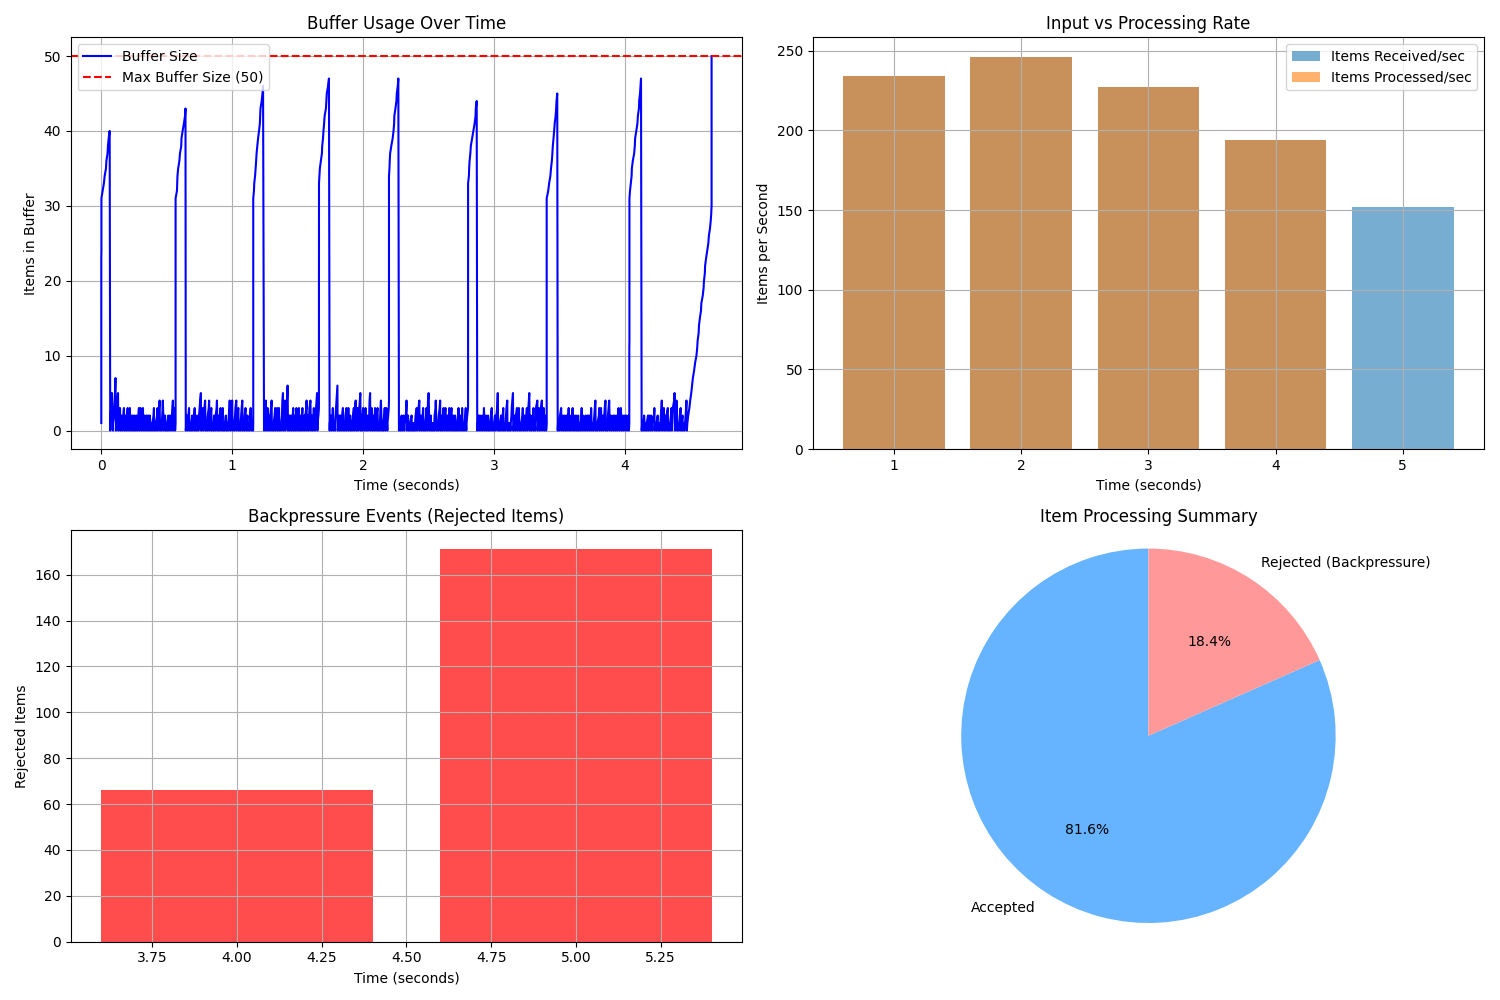

Here is the Python script that generated this plot:
"""
Variable-rate influx test for the data pipeline.

This example demonstrates how the pipeline handles variable-rate data influx,
including bursts of data and applying backpressure when needed.
"""
import time
import random
import threading
import json
import matplotlib.pyplot as plt
from queue import Queue
from src.use_cases import DataPipeline
from src.use_cases.transformers import MapTransformer
from src.external import WebhookAdapter
from src.external import DatabaseOutputSink

# Configure a smaller buffer to demonstrate backpressure
WEBHOOK_BUFFER_SIZE = 50
# Number of data items to generate
TOTAL_ITEMS = 1000

def variable_rate_test():
    """
    Tests the pipeline's ability to handle variable-rate data influx.
    """
    print("Starting variable-rate influx test...")
    print("=" * 50)

    # Create a webhook adapter with small buffer
    webhook = WebhookAdapter(buffer_size=WEBHOOK_BUFFER_SIZE)

    # Create a pipeline
    pipeline = DataPipeline(buffer_size=20)

    # Add a simple transformer
    def simple_transform(data):
        time.sleep(0.001)  # Small delay to simulate processing
        result = dict(data)
        result['processed'] = True
        return result

    pipeline.add_transformer(MapTransformer(simple_transform))

    # Add mock database output
    db_sink = DatabaseOutputSink(
        connection_params={"host": "localhost", "port": 5432},
        table_name="test_data"
    )
    pipeline.add_output(db_sink)

    # Create queues for tracking accepted and rejected items
    accepted_queue = Queue()
    rejected_queue = Queue()

    # Metrics for visualization
    metrics_lock = threading.Lock()
    inflow_metrics = []  # (timestamp, count) tuples for input rate
    buffer_metrics = []  # (timestamp, buffer_size) tuples for buffer usage
    backpressure_metrics = []  # (timestamp, rejected_count) tuples for rejections
    processed_metrics = []  # (timestamp, processed_count) tuples for processing rate

    # Variable to track buffer size
    current_buffer_size = 0

    # Producer thread - simulates variable rate data influx
    def producer():
        nonlocal current_buffer_size
        items_sent = 0
        items_in_period = 0
        period_start = time.time()

        for i in range(TOTAL_ITEMS):
            now = time.time()

            # Record inflow rate every second
            if now - period_start >= 1.0:
                with metrics_lock:
                    inflow_metrics.append((now, items_in_period))
                items_in_period = 0
                period_start = now

            data = {
                "id": i,
                "value": f"test-{i}",
                "timestamp": now
            }

            # Simulate variable rates by introducing bursts
            if i % 100 == 0:
                print(f"[Producer] Starting burst at item {i}")
                # Burst of data (many items quickly)
                burst_size = 30
                burst_start = now
                burst_accepted = 0
                burst_rejected = 0

                for j in range(burst_size):
                    if i + j < TOTAL_ITEMS:
                        burst_data = {
                            "id": i + j,
                            "value": f"burst-{i + j}",
                            "timestamp": time.time()
                        }

                        success = webhook.receive_webhook_data(json.dumps(burst_data))
                        if success:
                            accepted_queue.put(i + j)
                            burst_accepted += 1
                            items_sent += 1
                            items_in_period += 1

                            with metrics_lock:
                                current_buffer_size += 1
                                buffer_metrics.append((time.time(), current_buffer_size))
                        else:
                            rejected_queue.put(i + j)
                            burst_rejected += 1

                            with metrics_lock:
                                backpressure_metrics.append((time.time(), 1))  # 1 rejection

                        # No delay during burst to test backpressure

                print(f"[Producer] Burst completed: {burst_accepted} accepted, {burst_rejected} rejected")
                i += burst_size - 1  # Adjust counter (minus 1 since loop increments)
            else:
                # Normal rate (random delay between items)
                success = webhook.receive_webhook_data(json.dumps(data))
                if success:
                    accepted_queue.put(i)
                    items_sent += 1
                    items_in_period += 1

                    with metrics_lock:
                        current_buffer_size += 1
                        buffer_metrics.append((time.time(), current_buffer_size))
                else:
                    rejected_queue.put(i)

                    with metrics_lock:
                        backpressure_metrics.append((time.time(), 1))  # 1 rejection

                # Random delay between items
                time.sleep(random.uniform(0.001, 0.01))

        print(f"[Producer] Completed sending {items_sent} items")

    # Consumer thread - processes data through pipeline
    def consumer():
        nonlocal current_buffer_size
        processed_count = 0
        items_in_period = 0
        period_start = time.time()
        start_time = time.time()

        # Process available data in batches
        while processed_count < TOTAL_ITEMS and time.time() - start_time < 60:  # 60 sec timeout
            now = time.time()

            # Record processing rate every second
            if now - period_start >= 1.0:
                with metrics_lock:
                    processed_metrics.append((now, items_in_period))
                items_in_period = 0
                period_start = now

            # Get current data stream
            data_stream = webhook.get_data_stream()
            items_processed_batch = 0

            for _ in pipeline.process_data(data_stream):
                processed_count += 1
                items_in_period += 1
                items_processed_batch += 1

                if processed_count % 100 == 0:
                    print(f"[Consumer] Processed {processed_count} items")

            # Update buffer size based on items processed
            with metrics_lock:
                current_buffer_size -= items_processed_batch
                if current_buffer_size < 0:
                    current_buffer_size = 0
                if items_processed_batch > 0:
                    buffer_metrics.append((time.time(), current_buffer_size))

            # If no data available, small wait before trying again
            if processed_count < TOTAL_ITEMS:
                time.sleep(0.01)

        elapsed = time.time() - start_time
        print(f"[Consumer] Completed processing {processed_count} items in {elapsed:.2f} seconds")

    # Start producer and consumer threads
    producer_thread = threading.Thread(target=producer)
    consumer_thread = threading.Thread(target=consumer)

    print("Starting producer and consumer threads...")
    producer_thread.start()
    consumer_thread.start()

    # Wait for both threads to complete
    producer_thread.join()
    consumer_thread.join()

    # Analyze results
    accepted_count = accepted_queue.qsize()
    rejected_count = rejected_queue.qsize()

    print("\nRESULTS:")
    print(f"Total items sent: {TOTAL_ITEMS}")
    print(f"Accepted items: {accepted_count}")
    print(f"Rejected items (backpressure): {rejected_count}")

    # Calculate acceptance rate during bursts vs. normal
    print("\nCONCLUSION:")
    if rejected_count > 0:
        print("✅ Backpressure mechanism worked correctly!")
        print(f"   {rejected_count} items were rejected when buffer was full.")
        print("   This demonstrates the pipeline's ability to handle variable-rate data influx.")
    else:
        print("⚠️ No backpressure was observed.")
        print("   Either the buffer was large enough to handle all bursts,")
        print("   or the producer rate wasn't high enough to fill the buffer.")

    # Return metrics for plotting
    return {
        'inflow': inflow_metrics,
        'buffer': buffer_metrics,
        'backpressure': backpressure_metrics,
        'processed': processed_metrics,
        'accepted': accepted_count,
        'rejected': rejected_count
    }

def plot_metrics(metrics):
    """
    Creates visualizations of the variable-rate test results.

    Args:
        metrics: Dictionary of metrics collected during the test
    """
    try:
        plt.figure(figsize=(15, 10))

        # Normalize timestamps to start at 0
        if metrics['inflow'] and metrics['buffer'] and metrics['processed']:
            start_time = min(
                metrics['inflow'][0][0] if metrics['inflow'] else float('inf'),
                metrics['buffer'][0][0] if metrics['buffer'] else float('inf'),
                metrics['processed'][0][0] if metrics['processed'] else float('inf')
            )
        else:
            start_time = time.time()

        # Aggregate backpressure events by second
        backpressure_by_second = {}
        for timestamp, count in metrics['backpressure']:
            second = int(timestamp - start_time)
            backpressure_by_second[second] = backpressure_by_second.get(second, 0) + count

        # Plot 1: Buffer Size Over Time
        plt.subplot(2, 2, 1)
        if metrics['buffer']:
            x_vals = [(t - start_time) for t, _ in metrics['buffer']]
            y_vals = [s for _, s in metrics['buffer']]
            plt.plot(x_vals, y_vals, 'b-', label='Buffer Size')
            plt.axhline(y=WEBHOOK_BUFFER_SIZE, color='r', linestyle='--',
                       label=f'Max Buffer Size ({WEBHOOK_BUFFER_SIZE})')
            plt.xlabel('Time (seconds)')
            plt.ylabel('Items in Buffer')
            plt.title('Buffer Usage Over Time')
            plt.legend()
            plt.grid(True)
        else:
            plt.text(0.5, 0.5, 'No buffer data collected',
                    horizontalalignment='center', verticalalignment='center')

        # Plot 2: Input vs Output Rates
        plt.subplot(2, 2, 2)

        # Aggregate rates by second
        inflow_by_second = {}
        for timestamp, count in metrics['inflow']:
            second = int(timestamp - start_time)
            inflow_by_second[second] = count

        processed_by_second = {}
        for timestamp, count in metrics['processed']:
            second = int(timestamp - start_time)
            processed_by_second[second] = count

        # Get all seconds
        all_seconds = sorted(set(list(inflow_by_second.keys()) +
                                list(processed_by_second.keys())))

        if all_seconds:
            x_vals = all_seconds
            inflow_vals = [inflow_by_second.get(s, 0) for s in all_seconds]
            processed_vals = [processed_by_second.get(s, 0) for s in all_seconds]

            plt.bar(x_vals, inflow_vals, alpha=0.6, label='Items Received/sec')
            plt.bar(x_vals, processed_vals, alpha=0.6, label='Items Processed/sec')
            plt.xlabel('Time (seconds)')
            plt.ylabel('Items per Second')
            plt.title('Input vs Processing Rate')
            plt.legend()
            plt.grid(True)
        else:
            plt.text(0.5, 0.5, 'No rate data collected',
                    horizontalalignment='center', verticalalignment='center')

        # Plot 3: Backpressure Events
        plt.subplot(2, 2, 3)
        if backpressure_by_second:
            x_vals = sorted(backpressure_by_second.keys())
            y_vals = [backpressure_by_second[s] for s in x_vals]

            plt.bar(x_vals, y_vals, color='r', alpha=0.7)
            plt.xlabel('Time (seconds)')
            plt.ylabel('Rejected Items')
            plt.title('Backpressure Events (Rejected Items)')
            plt.grid(True)
        else:
            plt.text(0.5, 0.5, 'No backpressure events recorded',
                    horizontalalignment='center', verticalalignment='center')

        # Plot 4: Summary Pie Chart
        plt.subplot(2, 2, 4)
        labels = ['Accepted', 'Rejected (Backpressure)']
        sizes = [metrics['accepted'], metrics['rejected']]
        colors = ['#66b3ff', '#ff9999']

        if sum(sizes) > 0:
            plt.pie(sizes, labels=labels, colors=colors, autopct='%1.1f%%', startangle=90)
            plt.axis('equal')
            plt.title('Item Processing Summary')
        else:
            plt.text(0.5, 0.5, 'No data to display',
                    horizontalalignment='center', verticalalignment='center')

        plt.tight_layout()
        plt.savefig("variable_rate_test.png")
        print("\nPlot saved as 'variable_rate_test.png'")

        # Display the plot if running in interactive environment
        plt.show()

    except ImportError:
        print("\nMatplotlib not available. Install it to generate plots.")
    except Exception as e:
        print(f"\nError generating plot: {e}")

def main():
    """Main function to run the variable-rate test."""
    metrics = variable_rate_test()

    try:
        plot_metrics(metrics)
    except Exception as e:
        print(f"Error plotting results: {e}")

    print("\nTest completed!")

if __name__ == "__main__":
    main()
